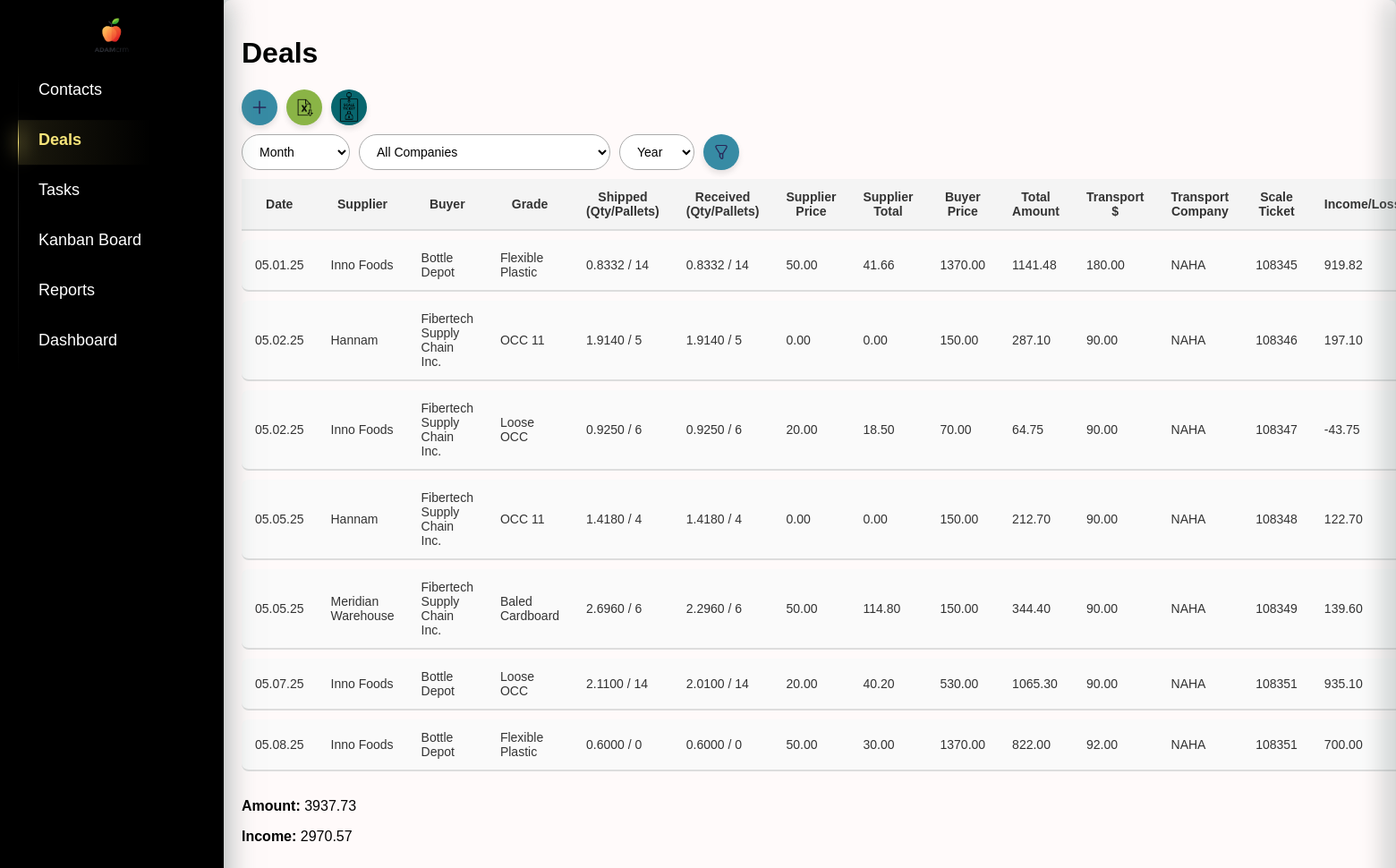
The page /deals/ on the database as committed earlier.
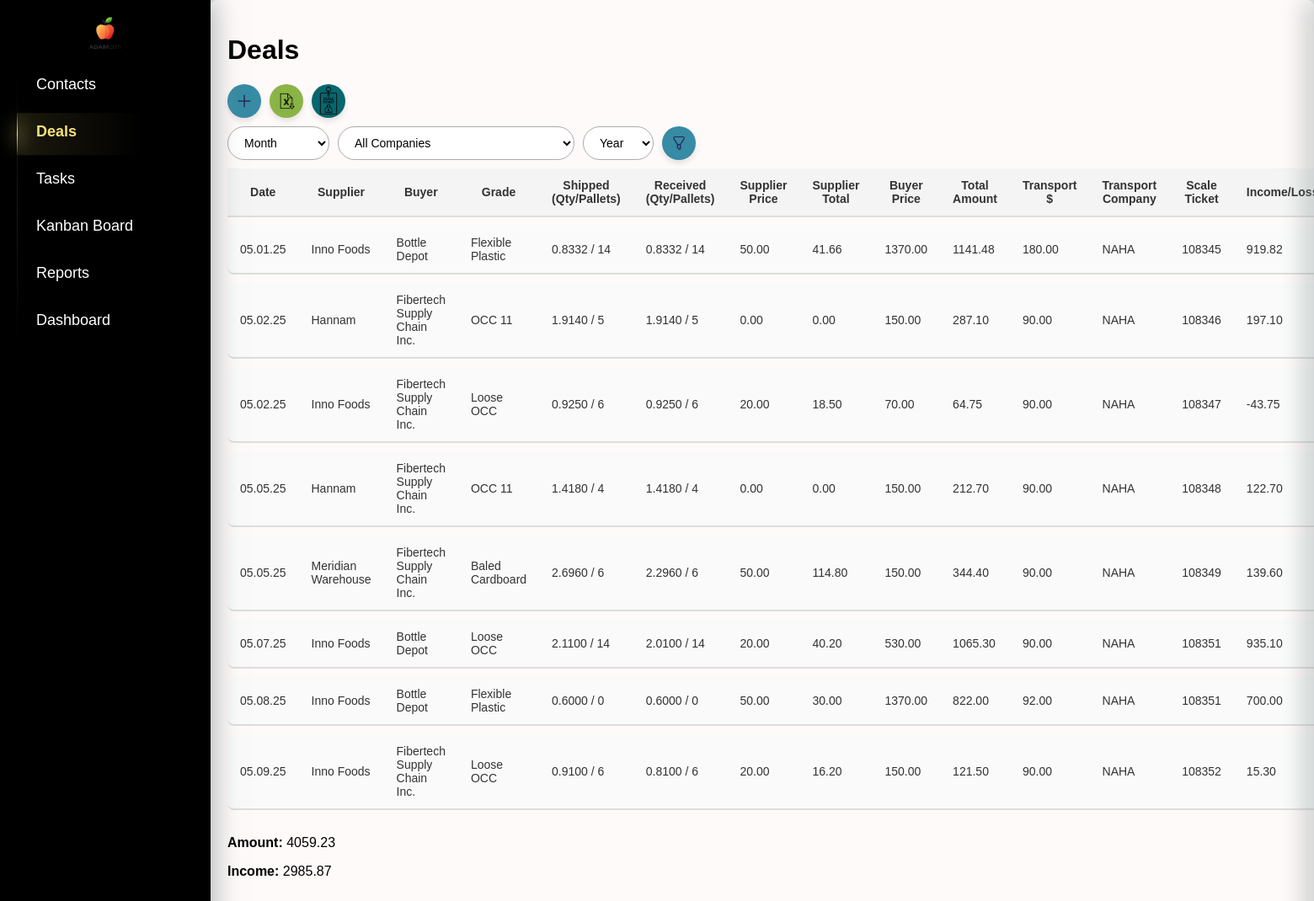
The same page on the database as committed later.
### crm/models.py (models this page shows, shortened)
class Deals(models.Model):
    date = models.DateTimeField(default=timezone.now)  # Дата сделки
    supplier = models.ForeignKey(Company, on_delete=models.CASCADE, related_name='deals_as_supplier')
    buyer = models.ForeignKey(Company, on_delete=models.CASCADE, related_name='deals_as_buyer', null=True, blank=True)
    grade = models.CharField(max_length=255, choices=[(key, key) for key in settings.MATERIALS_LIST.keys()])
    shipped_quantity = models.DecimalField(max_digits=10, decimal_places=4, null=True, blank=True, default=0)  # Отправленный объем (тонны, паллеты и т.д.)
    shipped_pallets = models.PositiveIntegerField(default=0)  # Количество паллет (по умолчанию 0)
    scale_ticket = models.CharField(max_length=50, blank=True, null=True)  # Номер талона на весы (может быть пустым)
    received_quantity = models.DecimalField(max_digits=10, decimal_places=4, null=True, blank=True, default=0)  # Принятый объем (по умолчанию 0)
    received_pallets = models.IntegerField(default=0)  # Количество паллет, принятых (по умолчанию 0)
    supplier_price = models.DecimalField(max_digits=10, decimal_places=2, blank=True, null=True)  # Цена поставщика (может быть пустым)
    supplier_currency = models.CharField(max_length=10, default="CAD")  # Валюта поставщика (по умолчанию "CAD")
    supplier_total = models.DecimalField(max_digits=10, decimal_places=2, blank=True, null=True)  # Сумма поставщика (может быть пустым)
    buyer_price = models.DecimalField(max_digits=10, decimal_places=2)  # Цена покупателя
    buyer_currency = models.CharField(max_length=10, default="CAD")  # Валюта покупателя (по умолчанию "CAD")
    total_amount = models.DecimalField(max_digits=10, decimal_places=2,default=0)  # Итоговая сумма сделки
    invoice_number = models.CharField(max_length=50, blank=True, null=True)  # Номер счета (может быть пустым)
    paid_date = models.DateField(blank=True, null=True)  # Дата оплаты (может быть пустым)
    transport_cost = models.DecimalField(max_digits=10, decimal_places=2,default=0)  # Стоимость транспорта
    transport_company = models.ForeignKey(Company, on_delete=models.CASCADE, related_name='deals_as_hauler')  # Название транспортной компании (может быть пустым)
    total_income_loss = models.DecimalField(max_digits=10, decimal_places=2,default=0)  # Общий доход/убыток

class Company(models.Model):
    name = models.CharField(max_length=200, unique=True)
    unique_number = models.CharField(max_length=255, unique=True, blank=True, null=True)
    pickup_requested = models.BooleanField(default=False)
    def __str__(self):
        return self.name

### crm/views.py (the view)
# urls.py: path("deals/", views.deal_list, name="deal_list"),
def deal_list(request):
    print("DEBUG: datetime is", datetime)
    today_date = datetime.today()  # ✅ Теперь работает
    companies = Company.objects.all()
    current_month = today_date.month
    current_year = today_date.year
    deals = Deals.objects.all()
    suppliers = Company.objects.filter(contacts__company_type="suppliers").distinct()  # Только поставщики
    buyers = Company.objects.filter(contacts__company_type="buyers").distinct()  # Только покупатели
    hauler = Company.objects.filter(contacts__company_type="hauler").distinct() # Only Haulers
    month = request.GET.get('month', str(current_month).zfill(2))  # Текущий месяц по умолчанию
    year = request.GET.get('year', str(current_year))  # Текущий год по умолчанию
    selected_company_id = request.GET.get('company')
    if selected_company_id:
        deals = deals.filter(
            Q(supplier__id=selected_company_id) |
            Q(buyer__id=selected_company_id) |
            Q(transport_company__id=selected_company_id)
        )
    if month and year:
        deals = deals.filter(date__month=int(month), date__year=int(year))
    elif month:  # Если указан только месяц
        deals = deals.filter(date__month=int(month))
    elif year:  # Если указан только год
        deals = deals.filter(date__year=int(year))
    totals = deals.aggregate(
        total_income_loss=Sum('total_income_loss'),
        total_amount=Sum('total_amount'),
    )
    years = Deals.objects.annotate(year=ExtractYear('date')).values_list('year', flat=True).distinct()
    months = range(1, 13)  # Месяцы с 1 по 12
    month_names = {
        '01': _('January'),
        '02': _('February'),
        '03': _('March'),
        '04': _('April'),
        '05': _('May'),
        '06': _('June'),
        '07': _('July'),
        '08': _('August'),
        '09': _('September'),
        '10': _('October'),
        '11': _('November'),
        '12': _('December'),
    }
    form = DealForm()
    context = {
        'deals': deals,
        'suppliers': suppliers,  # Только поставщики
        'buyers': buyers,  # Только покупатели, если нужно
        'month': month,
        'year': year,
        'totals': totals,
        'years': sorted(years),  # Сортируем список лет для удобства
        'month_names': month_names,
        'months': months,  # Месяцы для выпадающего списка
        'setting': settings,
        'form': form,
        'hauler': hauler,
        'selected_company_id': int(selected_company_id) if selected_company_id else None,
        'companies': companies,
    }
    return render(request, 'crm/deal_list.html', context)

### crm/forms.py
class DealForm(forms.ModelForm):
    class Meta:
        model = Deals
        fields = [
            'date', 'supplier', 'buyer', 'grade', 'shipped_quantity', 'shipped_pallets',
            'scale_ticket', 'received_quantity', 'received_pallets', 'supplier_price',
            'supplier_currency', 'supplier_total', 'buyer_price', 'buyer_currency',
            'total_amount', 'invoice_number', 'paid_date', 'transport_cost', 'transport_company',
            'total_income_loss'
        ]
        widgets = {
            'date': forms.DateTimeInput(attrs={'type': 'datetime-local'}),
            'paid_date': forms.DateInput(attrs={'type': 'date'}),
            'supplier_price': forms.NumberInput(attrs={'step': '0.01'}),
            'buyer_price': forms.NumberInput(attrs={'step': '0.01'}),
            'transport_cost': forms.NumberInput(attrs={'step': '0.01'}),
            'total_amount': forms.NumberInput(attrs={'step': '0.01'}),
            'total_income_loss': forms.NumberInput(attrs={'step': '0.01'}),
        }

### crm/templates/crm/deal_list.html (shortened to what this page needs)
{% extends 'crm/index.html' %}
{% load static %}
{% load custom_filters %}
{% block content %}
        <h1>Deals</h1>
        <div class="buttons-container">
            <button id="addNewDealBtn" class="add-new-deal-btn">
                <img src="{% static 'crm/images/icons/plus.png' %}" alt="Add Icon" class="icon">
            </button>
            <a href="{% url 'export_deals_to_excel' %}?month={{ month }}&year={{ year }}" class="export-btn">
                <img src="{% static 'crm/images/icons/excel.png' %}" alt="Export Icon" class="icon">
            </a>
            <button onclick="openScaleTicketSidebar()" class="scale-btn">
                <img src="{% static 'crm/images/icons/scale_ticket.png' %}" alt="Add Icon" class="icon">
            </button>
        </div>
        <form method="get" action="{% url 'deal_list' %}" class="filter-form">
            <div class="filter-container">
                <div class="filter-item">
                    <select name="month" id="month">
                        <option value="" {% if not month %}selected{% endif %}>Month</option>
                    </select>
                </div>
                <div class="filter-item">
                    <select name="company" id="company">
                        <option value="">All Companies</option>
                    </select>
                </div>
                <div class="filter-item">
                    <select name="year" id="year">
                        <option value="" {% if not year %}selected{% endif %}>Year</option>
                    </select>
                </div>
                <div class="filter-item">
                    <button type="submit" class="filter-btn">
                        <img src="{% static 'crm/images/icons/filter.png' %}" alt="Filter Icon" class="icon">
                    </button>
                </div>
            </div>
        </form>
        <table id="dealTable" class="deal-table">
            <thead>
                <tr>
                    <th>Date</th>
                    <th>Supplier</th>
                    <th>Buyer</th>
                    <th>Grade</th>
                    <th>Shipped (Qty/Pallets)</th>
                    <th>Received (Qty/Pallets)</th>
                    <th>Supplier Price</th>
                    <th>Supplier Total</th>
                    <th>Buyer Price</th>
                    <th>Total Amount</th>
                    <th>Transport $</th>
                    <th>Transport Company</th>
                    <th>Scale Ticket</th>
                    <th>Income/Loss</th>
                </tr>
            </thead>
            <tbody>
                {% for deal in deals %}
                <tr class="deal-row" data-id="{{ deal.id }}">
                    <td>{{ deal.date|date:'m.d.y' }}</td>
                    <td>{{ deal.supplier.name }}</td>
                    <td>{{ deal.buyer.name }}</td>
                    <td>{{ deal.grade }}</td>
                    <td>{{ deal.shipped_quantity }} / {{ deal.shipped_pallets }}</td>
                    <td>{{ deal.received_quantity }} / {{ deal.received_pallets }}</td>
                    <td>{{ deal.supplier_price }}</td>
                    <td>{{ deal.supplier_total }}</td>
                    <td>{{ deal.buyer_price }}</td>
                    <td>{{ deal.total_amount }}</td>
                    <td>{{ deal.transport_cost }}</td>
                    <td>{{ deal.transport_company }}</td>
                    <td>{{ deal.scale_ticket|default:"N/A" }}</td>
                    <td>{{ deal.total_income_loss }}</td>
                </tr>
                {% empty %}
                <tr><td colspan="14">No deals available.</td></tr>
                {% endfor %}
            </tbody>
        </table>
        <div style="margin-top: 20px;">
            <p><strong>Amount:</strong> {{ totals.total_amount|default:"0.00"|floatformat:2 }}</p>
            <p><strong>Income:</strong> {{ totals.total_income_loss|default:"0.00"|floatformat:2 }}</p>
        </div>
    <link rel="stylesheet" href="{% static 'crm/deal_list.css' %}">
    <link rel="stylesheet" href="{% static 'crm/styles.css' %}">
{% endblock %}

Rows that differ between the two databases and show on the page:
added Deals: date "05.09.25", supplier.name "Inno Foods", buyer.name "Fibertech Supply Chain Inc.", grade "Loose OCC", shipped_quantity "0.9100", shipped_pallets "6", received_quantity "0.8100", received_pallets "6", supplier_price "20.00", supplier_total "16.20", buyer_price "150.00", total_amount "121.50", transport_cost "90.00", transport_company "NAHA", scale_ticket "108352", total_income_loss "15.30"
Other text that changed with them:
{{ totals.total_amount|default:"0.00"|floatformat:2 }}: "3937.73" → "4059.23"
{{ totals.total_income_loss|default:"0.00"|floatformat:2 }}: "2970.57" → "2985.87"
